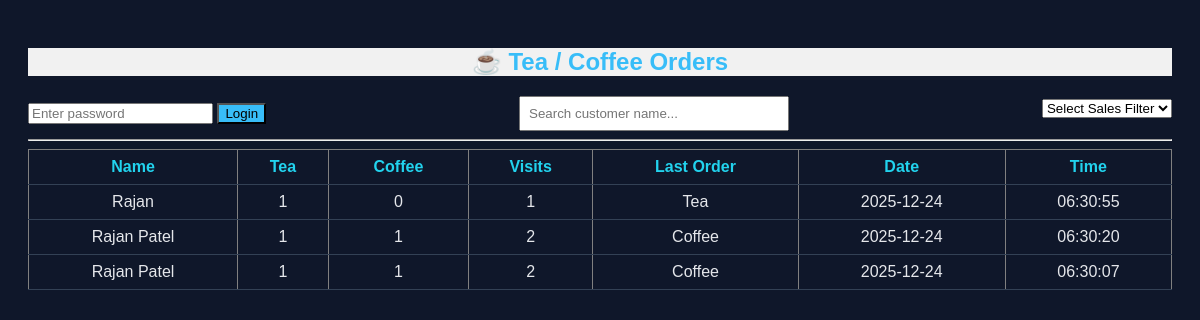
Before: / with the older database file.
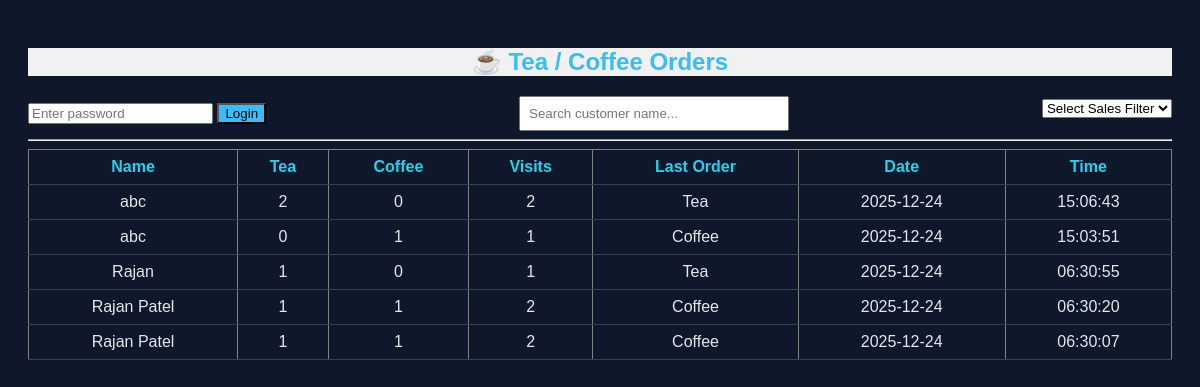
After: the same page with the newer database file.
### tables this page shows
CREATE TABLE orders (
            id INTEGER PRIMARY KEY AUTOINCREMENT,
            customer_name TEXT,
            mobile_number TEXT UNIQUE,
            tea_count INTEGER DEFAULT 0,
            coffee_count INTEGER DEFAULT 0,
            visit_count INTEGER DEFAULT 0,
            last_order TEXT,
            order_date TEXT,
            order_time TEXT
        );

### app.py (the view, shortened to what this page needs)
@app.route("/", methods=["GET", "POST"])
def index():
    db = get_db()
    cursor = db.cursor()
    cursor.execute("""
        SELECT customer_name, tea_count, coffee_count,
               visit_count, last_order, order_date, order_time
        FROM orders
        ORDER BY order_time DESC
    """)
    orders = cursor.fetchall()
    db.close()
    return render_template("index.html",
                           orders=orders,
                           admin=session.get("admin"))

### app.py (called while the page is built)
def get_db():
    return sqlite3.connect(DB_PATH)

### templates/index.html (shortened to what this page needs)
<!DOCTYPE html>
<html>
<head>
    <link rel="stylesheet" href="{{ url_for('static', filename='style.css') }}">
</head>
<body>
<h2 style="text-align: center; background-color: rgb(241, 241, 241);">☕ Tea / Coffee Orders</h2>
<div class="container">
{% if not admin %}
<form method="POST" action="/login">
    <input type="password" name="password"
           placeholder="Enter password" required>
    <button type="submit">Login</button>
</form>
{% endif %}
<input type="text"
       id="searchInput"
       placeholder="Search customer name..."
       onkeyup="searchByName()"
       style="padding:8px; width:250px;">
 <div style="margin-bottom:10px;">
    <select id="salesFilter" onchange="applySalesFilter()">
        <option value="">Select Sales Filter</option>
    </select>
</div>
</div>
<hr>
<table id="orderTable" border="1" cellpadding="6">
<tr>
    <th>Name</th>
    <th>Tea</th>
    <th>Coffee</th>
    <th>Visits</th>
    <th>Last Order</th>
    <th>Date</th>
    <th>Time</th>
</tr>
{% for o in orders %}
<tr>
    <td>{{ o[0] }}</td>
    <td>{{ o[1] }}</td>
    <td>{{ o[2] }}</td>
    <td>{{ o[3] }}</td>
    <td>{{ o[4] }}</td>
    <td>{{ o[5] }}</td>
    <td>{{ o[6] }}</td>
</tr>
{% endfor %}
</table>
</body>
</html>

### static/style.css (style rules this page uses)
body { font-family: Arial, sans-serif; background: #0f172a; color: #e5e7eb; padding: 20px; }
h2 { color: #38bdf8; }
button { background: #38bdf8; color: black; cursor: pointer; }
table { width: 100%; border-collapse: collapse; }
th, td { padding: 8px; border-bottom: 1px solid #334155; text-align: center; }
th { color: #22d3ee; }
.container { display: flex; justify-content: space-between; align-items: center; }

Changed rows visible on the page:
added orders: customer_name "abc", tea_count "2", coffee_count "0", visit_count "2", last_order "Tea", order_date "2025-12-24", order_time "15:06:43"
added orders: customer_name "abc", tea_count "0", coffee_count "1", visit_count "1", last_order "Coffee", order_date "2025-12-24", order_time "15:03:51"
